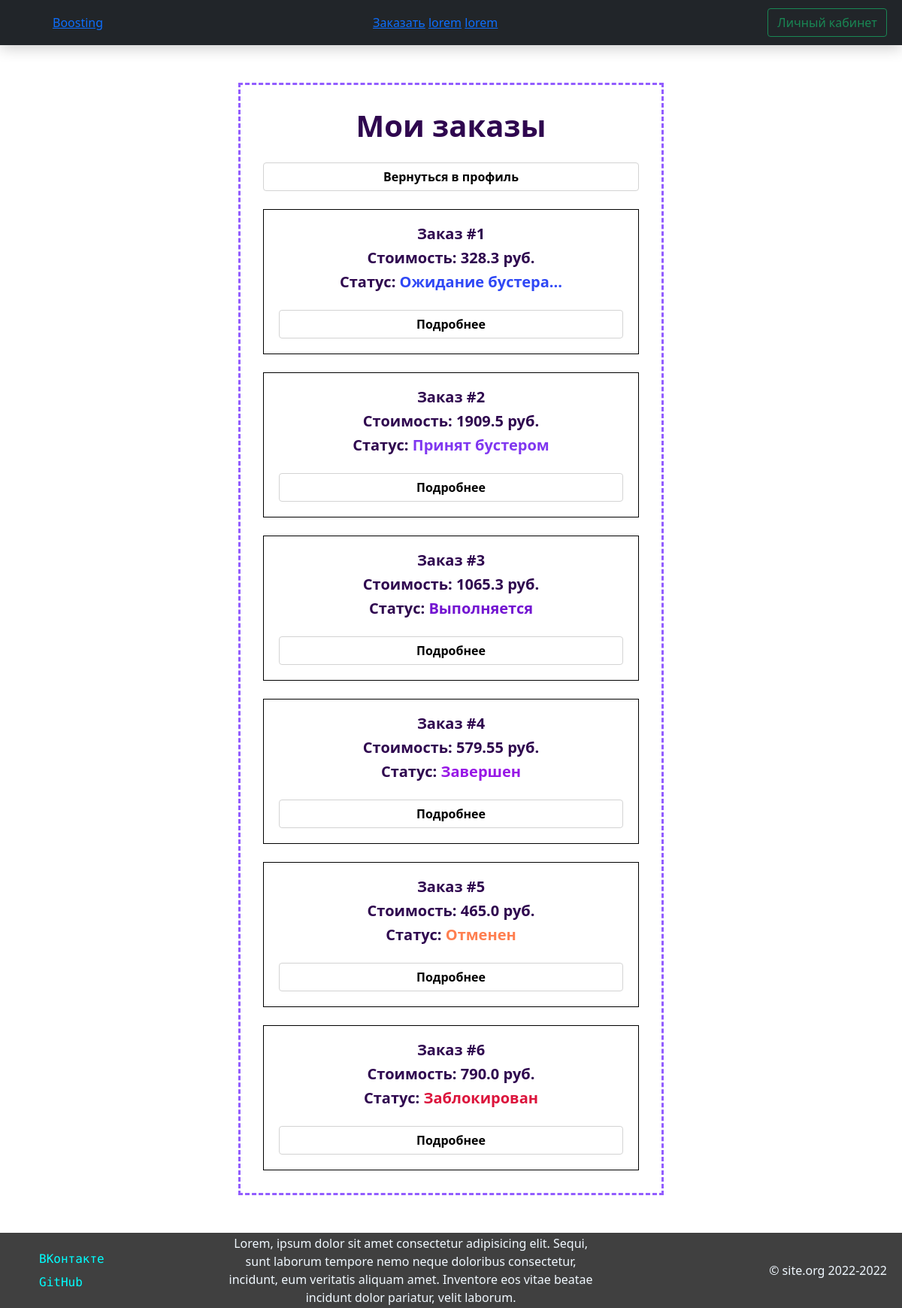
The page /profile/myorders (signed in) on the database its author committed.
### Site/models.py (models this page shows)
class ApexOrder(db.Model, SerializerMixin):
    __tablename__ = 'apex_orders'
    id = db.Column(db.Integer, primary_key=True)
    requestor_id = db.Column(db.Integer, nullable=False)
    booster_id = db.Column(db.Integer, default=-1)
    account = db.Column(db.String, nullable=False)
    status = db.Column(db.Integer, default=0)
    confirm_code = db.Column(db.String, nullable=False)
    used_promo = db.Column(db.String)
    from_points = db.Column(db.Integer, nullable=False)
    to_points = db.Column(db.Integer, nullable=False)
    addons = db.Column(db.String)
    price = db.Column(db.Float, nullable=False)
    date_created = db.Column(db.String, nullable=False)
    date_accepted = db.Column(db.String)
    date_in_progress = db.Column(db.String)
    date_done = db.Column(db.String)
    date_canceled = db.Column(db.String)
    date_banned = db.Column(db.String)
    info = db.Column(db.String)

### Site/routes.py (the view)
@app.route('/profile/myorders')
@login_required
def myorders():
    usr = get_curr_user()
    orders = ApexOrder.query.filter_by(requestor_id=usr.id).all()
    return render_template('myorders.html', css=url_for('static', filename='css/myorders.css'),
                           orders=orders, user=usr)

### Site/auth.py (called while the page is built)
@login_manager.user_loader
def load_user(user_id):
    return User.query.get(user_id)

### Site/routes.py (called while the page is built)
def get_curr_user():
    return User.query.get(current_user.get_id())

### Site/templates/myorders.html (shortened to what this page needs)
{% extends "base.html" %}
{% block head %}
    {{ super() }}
    <link rel="stylesheet" href="{{css|safe}}">
{% endblock %}
{% block container %}
    <div class="myorders">
        <h1 class="h-info">Мои заказы</h1>
        <a href="/profile" class="submit-button a-button">Вернуться в профиль</a>
        <div class="orders">
            {% if orders %}
                {% for order in orders %}
                    <div class="order-details mt-4">
                        <h5 class="h-info">Заказ #{{order.id}}</h5>
                        <h5 class="h-info">Стоимость: {{order.price}} руб.</h5>
                        <h5 class="h-info">Статус:
                            <span class="status-{{['pending', 'review', 'accepted', 'in-progress', 'done', 'canceled', 'banned'][order.status + 1]}}">
                            {{['Не подтвержден', 'Ожидание бустера...', 'Принят бустером', 'Выполняется', 'Завершен', 'Отменен', 'Заблокирован'][order.status + 1]}}
                            </span>
                        </h5>
                        {% if order.status != -1 %}
                        <a href="/profile/myorders/order/{{order.id}}" class="submit-button a-button">Подробнее</a>
                        {% else %}
                        <a href="/order/confirm?order_code={{order.confirm_code}}" class="submit-button a-button">Подтвердить</a>
                        {% endif %}
                    </div>
                {% endfor %}
            {% else %}
                <h2 class="h-info">У вас пока нет заказов.</h2>
                <a href="/order" class="submit-button a-button">Сделать заказ</a>
            {% endif %}
        </div>
    </div>
{% endblock %}

### Site/templates/base.html (shortened to what this page needs)
<!DOCTYPE html>
<html lang="en">
<head>
    {% block head %}
    <link href="{{url_for('static', filename='css/base.css')}}" rel="stylesheet">
    <link href="https://cdn.jsdelivr.net/npm/bootstrap@5.1.3/dist/css/bootstrap.min.css" rel="stylesheet">
    {% endblock %}
</head>
<body>
    <nav class="header navbar-dark bg-dark">
        <a href="/" class="logo"><img src="" alt="">Boosting</a>
        <ul class="mnu_top">
            <li><a href="/order">Заказать</a></li>
            <li><a href="/">lorem</a></li>
            <li><a href="/">lorem</a></li>
        </ul>
        <div class="login_top">
            {% if not user.login %}
            <a href="/login"><button class="btn btn-outline-success">Авторизация</button></a>
            {% else %}
            <a href="/profile"><button class="btn btn-outline-success">Личный кабинет</button></a>
            {% endif %}
        </div>
    </nav>
    <div class="container" style="padding: 0;">
        {% block container %}
        {% endblock %}
    </div>
    <footer class="endpage" style="padding: 0 20px;">
        <ul class="socials">
            <li><a href="https://vk.com/nelttjen">ВКонтакте</a></li>
            <li><a href="https://github.com/nelttjen">GitHub</a></li>
        </ul>
        <div class="information" style="display: block; width: 500px; text-align: center;">
            Lorem, ipsum dolor sit amet consectetur adipisicing elit. Sequi, sunt laborum tempore nemo neque doloribus consectetur, incidunt, eum veritatis aliquam amet. Inventore eos vitae beatae incidunt dolor pariatur, velit laborum.
        </div>
        <div class="copyright">
            © site.org 2022-2022
        </div>
    </footer>
</body>
</html>

### Site/static/css/base.css (style rules this page uses)
* { margin: 0; padding: 0; box-sizing: content-box; }
html { height: 100%; }
body { margin: 0; min-height: 100%; display: grid; grid-template-rows: auto 1fr auto; }
.header { min-width: 400px; width: 100%; height: 60px; box-shadow: 0 4px 20px rgba(0, 0, 0, .2); padding: 0.5rem 1.25rem; background-color: palegreen; display: flex; justify-content: space-between; align-items: center; }
.mnu_top { list-style-type: none; padding-left: 0; margin-bottom: 0; }
.mnu_top li { display: inline-block; }
.logo { margin-left: 50px; }
.endpage { width: 100%; height: 100px; background-color: rgba(0, 0, 0, .75); color: aliceblue; display: flex; justify-content: space-between; align-items: center; }
.socials { margin-top: 25px; width: 50px; height: 70px; list-style-type: none; }
.socials li { padding: 15% 0; }
.socials a { text-decoration: none; color: aqua; font-family: 'Red Hat Mono', monospace; }
.container { position: relative; }
.submit-button { margin-top: 25px; background-color: white; font-weight: 600; display: block; width: 100%; padding: 0.375rem 0.75rem; border: 1px solid lightgray; border-radius: 0.25rem; transition: 0.25s; }
.a-button { color: black; text-decoration: none; text-align: center; }

### Site/static/css/myorders.css (style rules this page uses)
.myorders { padding: 30px; margin: 50px auto; border: 3px dashed #925dff; width: fit-content; }
.h-info { color: #2f074f; text-align: center; font-weight: 600; }
.order-details { position: relative; width: 500px; border: 1px solid black; padding: 20px; }
.status-review { color: #2f48f5; }
.status-accepted { color: #8037f0; }
.status-in-progress { color: #7315d1; }
.status-done { color: #9818e6; }
.status-canceled { color: #ff7f50; }
.status-banned { color: #dc143c; }

### rows shown on the page
ApexOrder: id "1", price "328.3", status "Ожидание бустера..."
ApexOrder: id "2", price "1909.5", status "Принят бустером"
ApexOrder: id "3", price "1065.3", status "Выполняется"
ApexOrder: id "4", price "579.55", status "Завершен"
ApexOrder: id "5", price "465.0", status "Отменен"
ApexOrder: id "6", price "790.0", status "Заблокирован"
